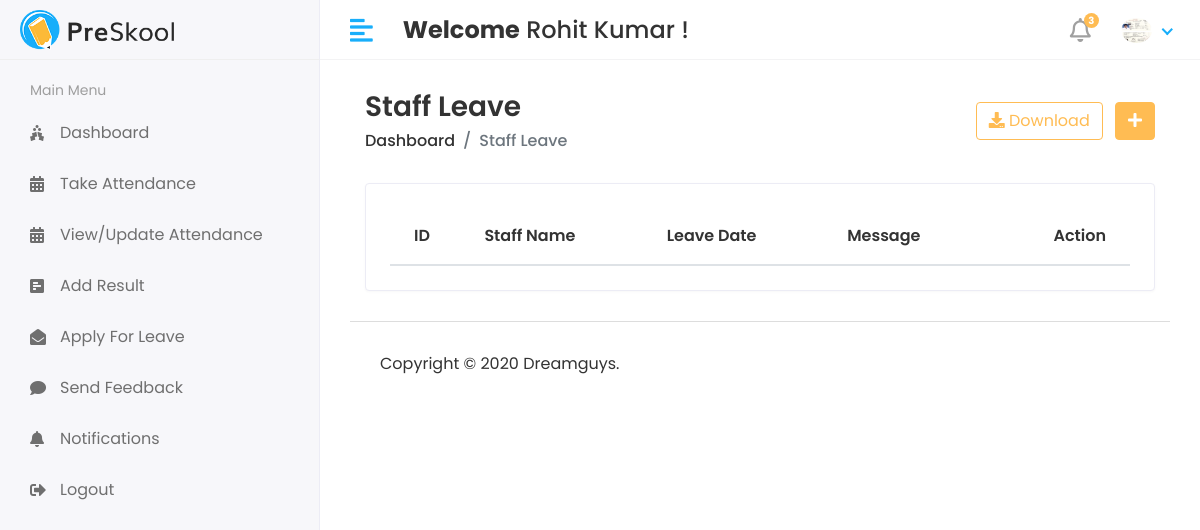
/Hod/Staff/Leave_View (signed in), run on an earlier commit of the app's database.
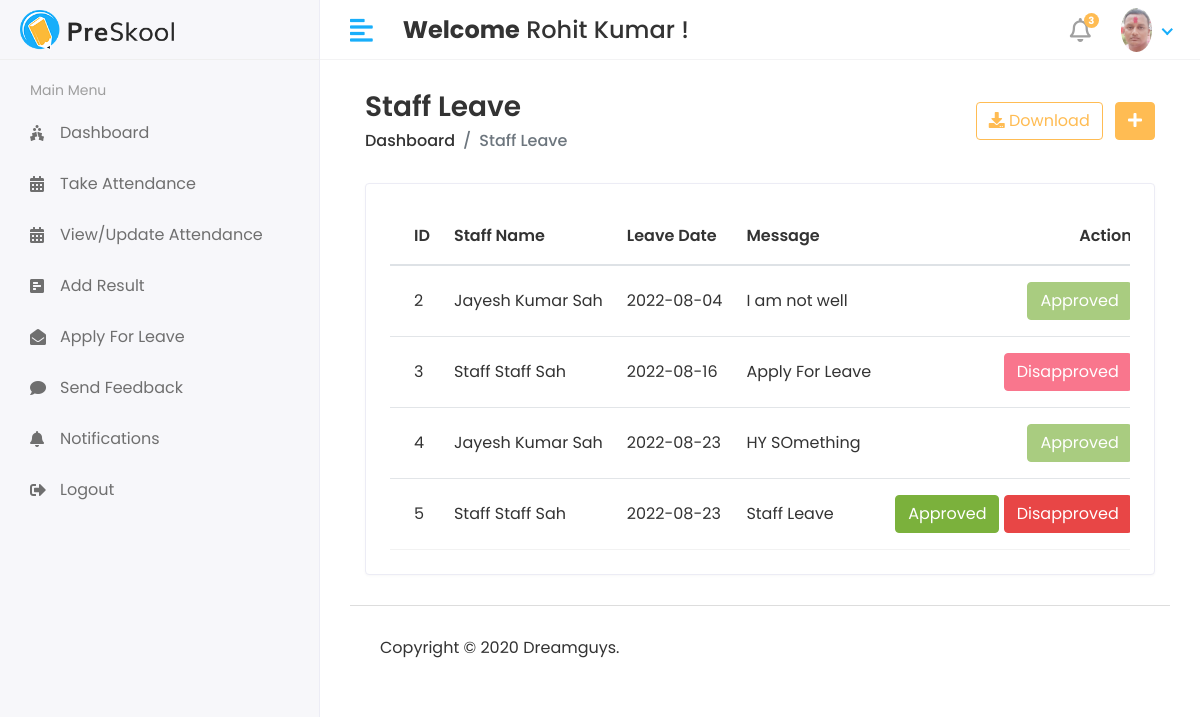
And on a later commit of the database.
### app/models.py (models this page shows, shortened)
class CustomUser(AbstractUser):
    USER = (
        (1,'HOD'),
        (2, 'STAFF'),
        (3, 'STUDENT'),
    )
    user_type = models.CharField(choices=USER,max_length=50,default=1)
    profile_pic = models.ImageField(upload_to='media/profile_pic')

class Staff_Leave(models.Model):
    staff_id = models.ForeignKey(Staff,on_delete=models.CASCADE)
    date = models.CharField(max_length=100)
    message = models.TextField()
    status = models.IntegerField(null=True,default=0)
    created_at = models.DateTimeField(auto_now_add=True)
    updated_at = models.DateTimeField(auto_now_add=True)

class Staff(models.Model):
    admin = models.OneToOneField(CustomUser,on_delete=models.CASCADE)
    middle_name = models.CharField(max_length=100,default=True)
    address =models.TextField(default=True)
    gender =models.CharField(max_length=100)
    created_at = models.DateTimeField(auto_now_add=True)
    updated_at = models.DateTimeField(auto_now=True)

### studentmanagementsystem/Hod_View.py (the view)
# urls.py: path('Hod/Staff/Leave_View', Hod_View.Staff_Leave_View, name="staff_save_leave_view"),
@login_required(login_url='/')
def Staff_Leave_View(request):
    staff_leave = Staff_Leave.objects.all()
    context = {
        'staff_leave': staff_leave
    }
    return render(request,'Hod/staff_leave.html',context)

### templates/Hod/staff_leave.html (shortened to what this page needs)
{% extends 'base.html' %}
{% block content %}
{% load static %}
<div class="content container-fluid">
               <div class="page-header">
                  <div class="row align-items-center">
                     <div class="col">
                        <h3 class="page-title">Staff Leave</h3>
                        <ul class="breadcrumb">
                           <li class="breadcrumb-item"><a href="index.html">Dashboard</a></li>
                           <li class="breadcrumb-item active">Staff Leave</li>
                        </ul>
                     </div>
                     <div class="col-auto text-right float-right ml-auto">
                        <a href="#" class="btn btn-outline-primary mr-2"><i class="fas fa-download"></i> Download</a>
                        <a href="add-student.html" class="btn btn-primary"><i class="fas fa-plus"></i></a>
                     </div>
                  </div>
               </div>
               <div class="row">
                  <div class="col-sm-12">
                     <div class="card card-table">
                        <div class="card-body">
                           <div class="table-responsive">
                              <table id="table_id" class="table table-hover table-center mb-0">
                                 <thead>
                                    <tr>
                                       <th>ID</th>
                                       <th>Staff Name</th>
                                        <th>Leave Date</th>
                                       <th>Message</th>
                                       <th class="text-right">Action</th>
                                    </tr>
                                 </thead>
                                 <tbody>
                                 {% for i in staff_leave %}
                                    <tr>
                                       <td>{{i.id}}</td>
                                       <td>{{i.staff_id.admin.first_name}}&nbsp;{{i.staff_id.middle_name}}&nbsp;{{i.staff_id.admin.last_name}}</td>
                                       <td>{{i.date}}</td>
                                       <td>{{i.message}}</td>
                                       <td class="text-right">
                                          <div class="actions">
                                             {% if i.status == 0 %}
                                             <a href="{% url 'staff_approve_leave' i.id %}" class="btn btn-success">Approved</a>
                                              <a href="{% url 'staff_dis_approve_leave' i.id %}" class="btn btn-danger">Disapproved</a>
                                             {% elif i.status == 1 %}
                                              <button class="btn btn-success" disabled="disabled">Approved</button>
                                             {% else %}
                                            <button class="btn btn-danger" disabled="disabled">Disapproved</button>
                                             {% endif %}
                                          </div>
                                       </td>
                                    </tr>
                                 {% endfor %}
                                 </tbody>
                              </table>
                           </div>
                        </div>
                     </div>
                  </div>
               </div>
            </div>
{% endblock %}

### templates/includes/header.html (shortened to what this page needs)
    {% load static %}
         <div class="header">
            <div class="header-left">
               <a href="index.html" class="logo">
               <img src="/static/assets/img/logo.png" alt="Logo">
               </a>
            </div>
            <a href="javascript:void(0);" id="toggle_btn">
            <i class="fas fa-align-left"></i>
            </a>
            <div class="top-nav-search mt-3">
              <h4><strong>Welcome</strong>&nbsp;<span>{{ user.first_name }}&nbsp;{{ user.last_name }}</span>&nbsp;!</h4>
            </div>
            <ul class="nav user-menu">
               <li class="nav-item dropdown noti-dropdown">
                  <a href="#" class="dropdown-toggle nav-link" data-toggle="dropdown">
                  <i class="far fa-bell"></i> <span class="badge badge-pill">3</span>
                  </a>
               </li>
               <li class="nav-item dropdown has-arrow">
                  <a href="#" class="dropdown-toggle nav-link" data-toggle="dropdown">
                     {% if user.profile_pic == "" %}
                      <span class="user-img"><img class="rounded-circle" src="/static/assets/img/NoImage.jpg" width="31" alt="Ryan Taylor"></span>
                     {% else %}
                  <span class="user-img"><img class="rounded-circle" src="/{{user.profile_pic}}" width="31" alt="Ryan Taylor"></span>
                     {% endif %}
                  </a>
               </li>
            </ul>
         </div>

What changed in the data, as far as the page shows it:
changed CustomUser "Rohit": profile_pic: a different picture
added Staff_Leave: id "2", staff_id.admin.first_name "Jayesh", staff_id.middle_name "Kumar", staff_id.admin.last_name "Sah", date "2022-08-04", message "I am not well", status "Approved"
added Staff_Leave: id "3", staff_id.admin.first_name "Staff", staff_id.middle_name "Staff", staff_id.admin.last_name "Sah", date "2022-08-16", message "Apply For Leave", status "Disapproved"
added Staff_Leave: id "4", staff_id.admin.first_name "Jayesh", staff_id.middle_name "Kumar", staff_id.admin.last_name "Sah", date "2022-08-23", message "HY SOmething", status "Approved"
added Staff_Leave: id "5", staff_id.admin.first_name "Staff", staff_id.middle_name "Staff", staff_id.admin.last_name "Sah", date "2022-08-23", message "Staff Leave", status "Approved"
